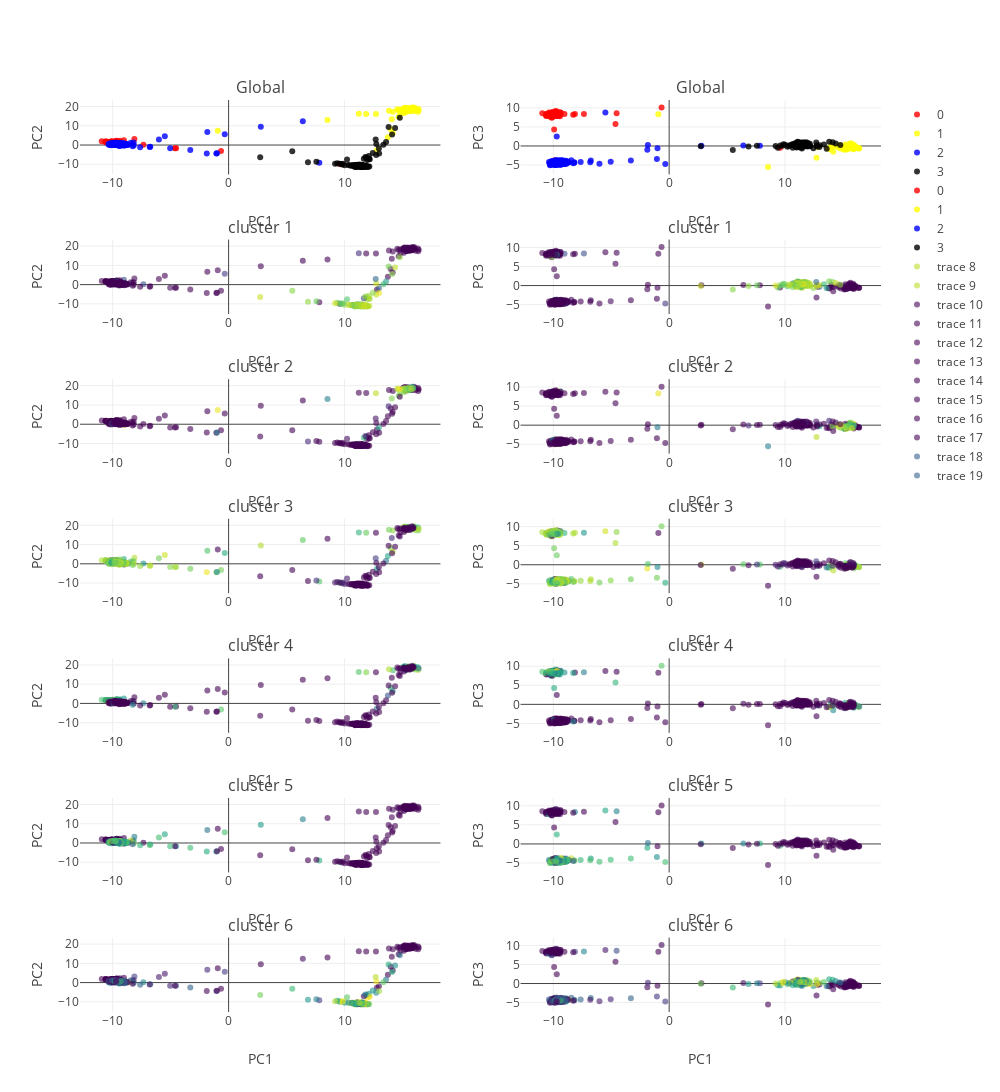

Notebook code cell kept with this figure:
### Code cell
from plotly import tools
from structure_tools.mstutorial_tools import KDE_pca
KDE_pca(gp,feats= feats,Cameo= Cameo,label_vector= label_vector,Subset= Subset)

### Figure 1 — Plotly figure (JSON) as saved in the notebook; plotly's stock layout.template omitted (floating-point values rounded to 4 significant figures; data arrays with more than 128 entries replaced by an {"elided": "..."} marker saying what was removed)
{"data": [{"marker": {"color": "red", "line": {"width": 0}, "opacity": 0.8, "size": 6, "symbol": "circle"}, "mode": "markers", "name": "0", "type": "scatter", "uid": "1577da38-b693-45dc-b732-81b365b3d0c0", "x": [-9.751, -10.59, -9.791, -4.531, -9.78, -9.92, -9.803, -10.13, -9.85, -10.21, -10.04, -9.465, -10.61, -10.24, -9.911, -8.127, -10.15, -9.999, -10.58, -9.915, -10.04, -10.62, -10.1, -10.16, -9.983, -4.629, -10.94, -9.731, -9.978, -9.974, -9.865, -9.665, -9.805, -9.627, -10.41, -9.59, -10.2, -9.57, -9.975, -10.38, -9.389, -9.612, -9.78, -10.06, -10.05, -9.856, 9.575, -10.17, -9.637, -10.15, -10.6, -8.28, -9.03, -10.23, -9.367, -0.6537, -9.642, -10.0, -10.09, -9.727, -9.838, -9.992, -9.413, -9.559, -9.585, -10.01, -9.786, -9.614, -9.822, -9.831, -9.985, -9.875, -7.351, -9.79, -10.11, -9.886, -9.751, -10.1, -10.05, -9.532, -10.36, -9.756, -9.766, -9.755, -9.676, -10.11, -9.462, -9.377, -10.08, -10.36, -9.697, -10.13, -9.581, -10.25, -9.661, -10.1, -9.807, -9.697, -9.821, -10.1], "xaxis": "x", "y": [1.084, 1.704, 1.519, -1.629, 1.602, 1.003, 1.702, 1.389, 1.45, 1.463, 1.735, 1.655, 1.617, 1.67, 1.586, 3.197, 1.741, 1.018, 1.8, 1.731, 1.384, 1.624, 1.651, 1.377, 1.098, -1.684, 1.906, 1.466, 1.868, 1.492, 0.2716, 2.17, 0.9425, 1.277, 1.39, 1.402, 1.28, 1.44, 1.249, 1.531, 1.507, 1.36, 1.384, 1.558, 1.308, 1.191, -9.895, 1.312, 1.303, 1.593, 1.81, 0.9314, 2.545, 1.359, 1.189, -3.154, 2.153, 1.538, 1.326, 1.877, 1.403, 1.013, 1.628, 1.579, 1.337, 1.651, 1.819, 1.84, 1.517, 1.593, 1.037, 1.512, 0.1382, 1.447, 1.665, 1.471, 1.636, 1.688, 1.554, 1.18, 0.8576, 1.262, 1.637, 1.55, 1.344, 1.335, 1.321, 2.225, 1.411, 1.713, 1.595, 1.172, 1.098, 1.517, 1.019, 1.796, 1.565, 1.599, 0.8976, 1.407], "yaxis": "y"}, {"marker": {"color": "yellow", "line": {"width": 0}, "opacity": 0.8, "size": 6, "symbol": "circle"}, "mode": "markers", "name": "1", "type": "scatter", "uid": "94afbaae-e111-42fe-99eb-3c67a32e20f4", "x": [15.51, 15.97, 15.87, 16.0, 16.34, 15.85, 16.09, 15.93, 15.2, 15.82, 15.31, 15.34, 15.43, 15.25, 11.23, 15.15, 16.35, 16.12, 12.79, 15.3, 13.98, 13.74, 14.15, 15.03, 15.14, 14.17, 15.35, 13.84, 11.87, 15.96, 15.85, 15.53, 15.47, 15.77, 16.4, 15.29, 15.45, 15.52, 15.88, 15.58, 8.53, 15.65, 15.24, 15.81, 14.67, 15.92, 15.83, 15.87, 15.86, 15.46, 15.13, 15.94, 14.65, 15.25, 15.23, 15.11, 15.64, 15.12, 15.56, 14.08, 12.71, 15.31, 14.56, 15.17, 15.59, -0.9328, 15.33, 14.83, 14.81, 15.75], "xaxis": "x", "y": [17.86, 18.33, 18.16, 19.5, 18.82, 18.99, 18.87, 18.69, 19.35, 17.81, 17.48, 18.31, 17.88, 18.58, 16.31, 19.13, 17.32, 17.62, -2.681, 17.48, 8.176, 4.08, 6.287, 18.77, 18.61, 17.28, 17.73, 17.77, 16.16, 19.05, 18.31, 18.86, 19.01, 17.94, 18.18, 19.04, 19.24, 18.67, 19.04, 19.05, 13.05, 18.5, 18.46, 18.21, 14.74, 18.51, 19.52, 18.79, 18.88, 18.66, 16.59, 18.79, 17.99, 18.22, 17.97, 18.33, 17.61, 18.39, 17.63, 13.39, 16.16, 17.49, 18.62, 18.71, 18.21, 7.448, 17.93, 16.36, 18.3, 18.42], "yaxis": "y"}, {"marker": {"color": "blue", "line": {"width": 0}, "opacity": 0.8, "size": 6, "symbol": "circle"}, "mode": "markers", "name": "2", "type": "scatter", "uid": "0fae11c9-a9b0-417f-be24-bdfda0713364", "x": {"elided": "200 float values"}, "xaxis": "x", "y": {"elided": "200 float values"}, "yaxis": "y"}, {"marker": {"color": "black", "line": {"width": 0}, "opacity": 0.8, "size": 6, "symbol": "circle"}, "mode": "markers", "name": "3", "type": "scatter", "uid": "004021c5-a2ff-4fa3-927c-78c346f0dd32", "x": {"elided": "150 float values"}, "xaxis": "x", "y": {"elided": "150 float values"}, "yaxis": "y"}, {"marker": {"color": "red", "line": {"width": 0}, "opacity": 0.8, "size": 6, "symbol": "circle"}, "mode": "markers", "name": "0", "type": "scatter", "uid": "f99f6b4b-3b55-4121-99a8-58f2c948a857", "x": [-9.751, -10.59, -9.791, -4.531, -9.78, -9.92, -9.803, -10.13, -9.85, -10.21, -10.04, -9.465, -10.61, -10.24, -9.911, -8.127, -10.15, -9.999, -10.58, -9.915, -10.04, -10.62, -10.1, -10.16, -9.983, -4.629, -10.94, -9.731, -9.978, -9.974, -9.865, -9.665, -9.805, -9.627, -10.41, -9.59, -10.2, -9.57, -9.975, -10.38, -9.389, -9.612, -9.78, -10.06, -10.05, -9.856, 9.575, -10.17, -9.637, -10.15, -10.6, -8.28, -9.03, -10.23, -9.367, -0.6537, -9.642, -10.0, -10.09, -9.727, -9.838, -9.992, -9.413, -9.559, -9.585, -10.01, -9.786, -9.614, -9.822, -9.831, -9.985, -9.875, -7.351, -9.79, -10.11, -9.886, -9.751, -10.1, -10.05, -9.532, -10.36, -9.756, -9.766, -9.755, -9.676, -10.11, -9.462, -9.377, -10.08, -10.36, -9.697, -10.13, -9.581, -10.25, -9.661, -10.1, -9.807, -9.697, -9.821, -10.1], "xaxis": "x2", "y": [8.364, 8.008, 8.539, 8.583, 8.664, 4.307, 8.643, 7.432, 8.546, 8.454, 8.501, 8.427, 7.848, 7.695, 8.441, 8.369, 8.729, 8.837, 8.42, 8.151, 8.276, 8.213, 8.543, 8.687, 8.281, 5.74, 8.562, 8.369, 8.34, 8.334, -3.733, 8.39, 8.206, 8.48, 7.868, 8.292, 8.692, 7.872, 8.425, 8.44, 8.766, 8.546, 8.466, 8.554, 8.869, 8.677, -0.4911, 7.867, 8.964, 8.272, 8.309, 8.204, 8.365, 7.849, 8.808, 10.1, 8.604, 8.326, 8.451, 8.48, 7.892, 8.031, 7.822, 8.325, 8.201, 8.706, 8.552, 8.714, 8.064, 8.95, 8.512, 8.415, 8.414, 9.149, 8.324, 8.263, 8.76, 8.27, 8.396, 8.006, 8.598, 8.375, 8.454, 8.668, 8.781, 8.494, 8.217, 8.33, 7.535, 8.78, 7.885, 8.484, 8.106, 7.985, 8.147, 8.63, 7.926, 8.08, 8.114, 8.086], "yaxis": "y2"}, {"marker": {"color": "yellow", "line": {"width": 0}, "opacity": 0.8, "size": 6, "symbol": "circle"}, "mode": "markers", "name": "1", "type": "scatter", "uid": "4b83a731-9bde-4c28-8337-bda1dcae2b69", "x": [15.51, 15.97, 15.87, 16.0, 16.34, 15.85, 16.09, 15.93, 15.2, 15.82, 15.31, 15.34, 15.43, 15.25, 11.23, 15.15, 16.35, 16.12, 12.79, 15.3, 13.98, 13.74, 14.15, 15.03, 15.14, 14.17, 15.35, 13.84, 11.87, 15.96, 15.85, 15.53, 15.47, 15.77, 16.4, 15.29, 15.45, 15.52, 15.88, 15.58, 8.53, 15.65, 15.24, 15.81, 14.67, 15.92, 15.83, 15.87, 15.86, 15.46, 15.13, 15.94, 14.65, 15.25, 15.23, 15.11, 15.64, 15.12, 15.56, 14.08, 12.71, 15.31, 14.56, 15.17, 15.59, -0.9328, 15.33, 14.83, 14.81, 15.75], "xaxis": "x2", "y": [-0.5429, -0.2368, -0.5312, 0.02881, -0.5151, -0.4955, -0.179, -0.8872, 0.3653, -0.3438, -0.8029, -0.09453, -0.1455, -0.4401, 0.4397, -0.7542, -0.6428, -0.5135, -0.3211, -0.6614, 0.1573, -0.6309, -1.523, -0.2621, -0.8793, -0.357, -0.6589, -0.7887, 0.1496, -0.5801, -0.1276, 0.3565, 0.1908, 0.2372, -0.5987, -0.05534, -0.2373, -0.03869, -0.6821, -0.5585, -5.511, 0.7104, -0.4034, -0.4962, 0.2211, 0.09049, -0.4143, 0.4525, 0.2193, -0.6916, -0.3896, -0.1697, -0.4948, -0.8027, -0.2345, -0.2874, 0.2267, -1.019, 0.5461, -0.2793, -3.118, -0.9253, -0.1597, -0.4769, -0.04245, 8.323, -0.3104, -0.7555, 0.02848, -0.7148], "yaxis": "y2"}, {"marker": {"color": "blue", "line": {"width": 0}, "opacity": 0.8, "size": 6, "symbol": "circle"}, "mode": "markers", "name": "2", "type": "scatter", "uid": "0558fc48-303c-4aa9-a32f-a32d35255292", "x": {"elided": "200 float values"}, "xaxis": "x2", "y": {"elided": "200 float values"}, "yaxis": "y2"}, {"marker": {"color": "black", "line": {"width": 0}, "opacity": 0.8, "size": 6, "symbol": "circle"}, "mode": "markers", "name": "3", "type": "scatter", "uid": "95b034d9-b8f8-4e5b-9b75-b535d81faa5f", "x": {"elided": "150 float values"}, "xaxis": "x2", "y": {"elided": "150 float values"}, "yaxis": "y2"}, {"marker": {"color": {"elided": "520 float values"}, "colorscale": "Viridis", "line": {"width": 0}, "opacity": 0.6, "size": 6, "symbol": "circle"}, "mode": "markers", "type": "scatter", "uid": "bfe11164-92ee-4005-9f04-6903b1111f2f", "x": {"elided": "520 float values"}, "xaxis": "x3", "y": {"elided": "520 float values"}, "yaxis": "y3"}, {"marker": {"color": {"elided": "520 float values"}, "colorscale": "Viridis", "line": {"width": 0}, "opacity": 0.6, "size": 6, "symbol": "circle"}, "mode": "markers", "type": "scatter", "uid": "1c331a63-f5d7-4b76-bc4b-8f992cdb5a1c", "x": {"elided": "520 float values"}, "xaxis": "x4", "y": {"elided": "520 float values"}, "yaxis": "y4"}, {"marker": {"color": {"elided": "520 float values"}, "colorscale": "Viridis", "line": {"width": 0}, "opacity": 0.6, "size": 6, "symbol": "circle"}, "mode": "markers", "type": "scatter", "uid": "79d4bae1-0f24-4e48-b117-59ef5890fa09", "x": {"elided": "520 float values"}, "xaxis": "x5", "y": {"elided": "520 float values"}, "yaxis": "y5"}, {"marker": {"color": {"elided": "520 float values"}, "colorscale": "Viridis", "line": {"width": 0}, "opacity": 0.6, "size": 6, "symbol": "circle"}, "mode": "markers", "type": "scatter", "uid": "40e9f651-0ab0-430a-806f-19e544d88b5d", "x": {"elided": "520 float values"}, "xaxis": "x6", "y": {"elided": "520 float values"}, "yaxis": "y6"}, {"marker": {"color": {"elided": "520 float values"}, "colorscale": "Viridis", "line": {"width": 0}, "opacity": 0.6, "size": 6, "symbol": "circle"}, "mode": "markers", "type": "scatter", "uid": "e5869eca-0d71-4ff9-a10a-a9c6f29d6325", "x": {"elided": "520 float values"}, "xaxis": "x7", "y": {"elided": "520 float values"}, "yaxis": "y7"}, {"marker": {"color": {"elided": "520 float values"}, "colorscale": "Viridis", "line": {"width": 0}, "opacity": 0.6, "size": 6, "symbol": "circle"}, "mode": "markers", "type": "scatter", "uid": "4fbb9fda-cf6b-4715-bf1d-9f1852727c61", "x": {"elided": "520 float values"}, "xaxis": "x8", "y": {"elided": "520 float values"}, "yaxis": "y8"}, {"marker": {"color": {"elided": "520 float values"}, "colorscale": "Viridis", "line": {"width": 0}, "opacity": 0.6, "size": 6, "symbol": "circle"}, "mode": "markers", "type": "scatter", "uid": "aa09a10e-36ff-473d-96e8-56e420ca14ca", "x": {"elided": "520 float values"}, "xaxis": "x9", "y": {"elided": "520 float values"}, "yaxis": "y9"}, {"marker": {"color": {"elided": "520 float values"}, "colorscale": "Viridis", "line": {"width": 0}, "opacity": 0.6, "size": 6, "symbol": "circle"}, "mode": "markers", "type": "scatter", "uid": "1079f33f-a88b-42fb-9d54-1de924a508b8", "x": {"elided": "520 float values"}, "xaxis": "x10", "y": {"elided": "520 float values"}, "yaxis": "y10"}, {"marker": {"color": {"elided": "520 float values"}, "colorscale": "Viridis", "line": {"width": 0}, "opacity": 0.6, "size": 6, "symbol": "circle"}, "mode": "markers", "type": "scatter", "uid": "f949b047-b2df-4004-b061-bb37c206e2e5", "x": {"elided": "520 float values"}, "xaxis": "x11", "y": {"elided": "520 float values"}, "yaxis": "y11"}, {"marker": {"color": {"elided": "520 float values"}, "colorscale": "Viridis", "line": {"width": 0}, "opacity": 0.6, "size": 6, "symbol": "circle"}, "mode": "markers", "type": "scatter", "uid": "f4975413-f973-4a37-bda0-9b194cd6d7e6", "x": {"elided": "520 float values"}, "xaxis": "x12", "y": {"elided": "520 float values"}, "yaxis": "y12"}, {"marker": {"color": {"elided": "520 float values"}, "colorscale": "Viridis", "line": {"width": 0}, "opacity": 0.6, "size": 6, "symbol": "circle"}, "mode": "markers", "type": "scatter", "uid": "b03c92d3-2fea-4e6f-a658-17b37a593165", "x": {"elided": "520 float values"}, "xaxis": "x13", "y": {"elided": "520 float values"}, "yaxis": "y13"}, {"marker": {"color": {"elided": "520 float values"}, "colorscale": "Viridis", "line": {"width": 0}, "opacity": 0.6, "size": 6, "symbol": "circle"}, "mode": "markers", "type": "scatter", "uid": "8657f06d-82b0-47a9-ac62-c5f9ee74c031", "x": {"elided": "520 float values"}, "xaxis": "x14", "y": {"elided": "520 float values"}, "yaxis": "y14"}], "layout": {"annotations": [{"font": {"size": 16}, "showarrow": false, "text": "Global", "x": 0.225, "xanchor": "center", "xref": "paper", "y": 1.0, "yanchor": "bottom", "yref": "paper"}, {"font": {"size": 16}, "showarrow": false, "text": "Global", "x": 0.775, "xanchor": "center", "xref": "paper", "y": 1.0, "yanchor": "bottom", "yref": "paper"}, {"font": {"size": 16}, "showarrow": false, "text": "cluster 1", "x": 0.225, "xanchor": "center", "xref": "paper", "y": 0.8469, "yanchor": "bottom", "yref": "paper"}, {"font": {"size": 16}, "showarrow": false, "text": "cluster 1", "x": 0.775, "xanchor": "center", "xref": "paper", "y": 0.8469, "yanchor": "bottom", "yref": "paper"}, {"font": {"size": 16}, "showarrow": false, "text": "cluster 2", "x": 0.225, "xanchor": "center", "xref": "paper", "y": 0.6939, "yanchor": "bottom", "yref": "paper"}, {"font": {"size": 16}, "showarrow": false, "text": "cluster 2", "x": 0.775, "xanchor": "center", "xref": "paper", "y": 0.6939, "yanchor": "bottom", "yref": "paper"}, {"font": {"size": 16}, "showarrow": false, "text": "cluster 3", "x": 0.225, "xanchor": "center", "xref": "paper", "y": 0.5408, "yanchor": "bottom", "yref": "paper"}, {"font": {"size": 16}, "showarrow": false, "text": "cluster 3", "x": 0.775, "xanchor": "center", "xref": "paper", "y": 0.5408, "yanchor": "bottom", "yref": "paper"}, {"font": {"size": 16}, "showarrow": false, "text": "cluster 4", "x": 0.225, "xanchor": "center", "xref": "paper", "y": 0.3878, "yanchor": "bottom", "yref": "paper"}, {"font": {"size": 16}, "showarrow": false, "text": "cluster 4", "x": 0.775, "xanchor": "center", "xref": "paper", "y": 0.3878, "yanchor": "bottom", "yref": "paper"}, {"font": {"size": 16}, "showarrow": false, "text": "cluster 5", "x": 0.225, "xanchor": "center", "xref": "paper", "y": 0.2347, "yanchor": "bottom", "yref": "paper"}, {"font": {"size": 16}, "showarrow": false, "text": "cluster 5", "x": 0.775, "xanchor": "center", "xref": "paper", "y": 0.2347, "yanchor": "bottom", "yref": "paper"}, {"font": {"size": 16}, "showarrow": false, "text": "cluster 6", "x": 0.225, "xanchor": "center", "xref": "paper", "y": 0.08163, "yanchor": "bottom", "yref": "paper"}, {"font": {"size": 16}, "showarrow": false, "text": "cluster 6", "x": 0.775, "xanchor": "center", "xref": "paper", "y": 0.08163, "yanchor": "bottom", "yref": "paper"}], "height": 1600, "width": 1000, "xaxis": {"anchor": "y", "domain": [0, 0.45], "title": "PC1"}, "xaxis10": {"anchor": "y10", "domain": [0.55, 1], "title": "PC1"}, "xaxis11": {"anchor": "y11", "domain": [0, 0.45], "title": "PC1"}, "xaxis12": {"anchor": "y12", "domain": [0.55, 1], "title": "PC1"}, "xaxis13": {"anchor": "y13", "domain": [0, 0.45], "title": "PC1"}, "xaxis14": {"anchor": "y14", "domain": [0.55, 1], "title": "PC1"}, "xaxis2": {"anchor": "y2", "domain": [0.55, 1], "title": "PC1"}, "xaxis3": {"anchor": "y3", "domain": [0, 0.45], "title": "PC1"}, "xaxis4": {"anchor": "y4", "domain": [0.55, 1], "title": "PC1"}, "xaxis5": {"anchor": "y5", "domain": [0, 0.45], "title": "PC1"}, "xaxis6": {"anchor": "y6", "domain": [0.55, 1], "title": "PC1"}, "xaxis7": {"anchor": "y7", "domain": [0, 0.45], "title": "PC1"}, "xaxis8": {"anchor": "y8", "domain": [0.55, 1], "title": "PC1"}, "xaxis9": {"anchor": "y9", "domain": [0, 0.45], "title": "PC1"}, "yaxis": {"anchor": "x", "domain": [0.9184, 1.0], "title": "PC2"}, "yaxis10": {"anchor": "x10", "domain": [0.3061, 0.3878], "title": "PC3"}, "yaxis11": {"anchor": "x11", "domain": [0.1531, 0.2347], "title": "PC2"}, "yaxis12": {"anchor": "x12", "domain": [0.1531, 0.2347], "title": "PC3"}, "yaxis13": {"anchor": "x13", "domain": [0, 0.08163], "title": "PC2"}, "yaxis14": {"anchor": "x14", "domain": [0, 0.08163], "title": "PC3"}, "yaxis2": {"anchor": "x2", "domain": [0.9184, 1.0], "title": "PC3"}, "yaxis3": {"anchor": "x3", "domain": [0.7653, 0.8469], "title": "PC2"}, "yaxis4": {"anchor": "x4", "domain": [0.7653, 0.8469], "title": "PC3"}, "yaxis5": {"anchor": "x5", "domain": [0.6122, 0.6939], "title": "PC2"}, "yaxis6": {"anchor": "x6", "domain": [0.6122, 0.6939], "title": "PC3"}, "yaxis7": {"anchor": "x7", "domain": [0.4592, 0.5408], "title": "PC2"}, "yaxis8": {"anchor": "x8", "domain": [0.4592, 0.5408], "title": "PC3"}, "yaxis9": {"anchor": "x9", "domain": [0.3061, 0.3878], "title": "PC2"}}}
